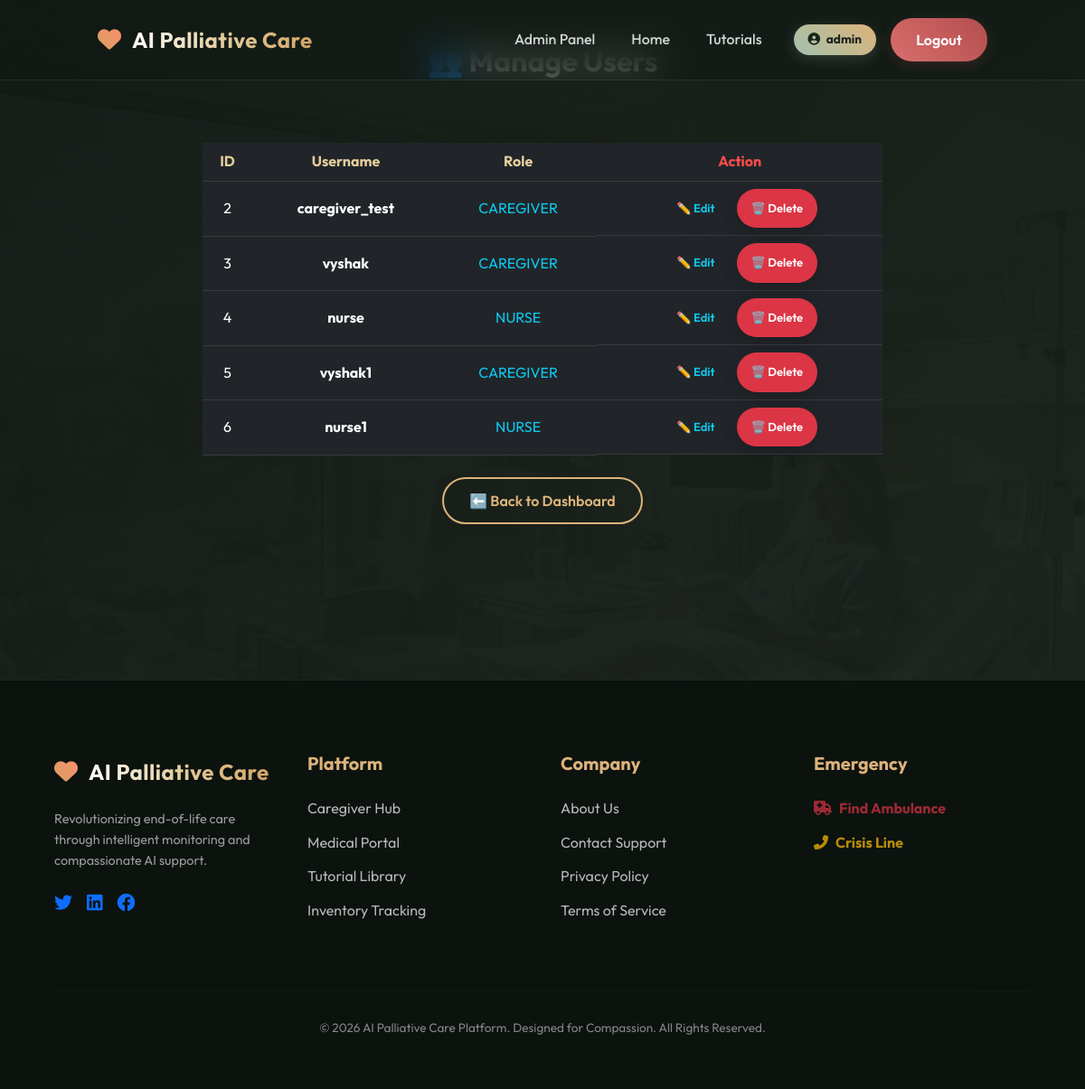
/manage_users (signed in), run on an earlier commit of the app's database.
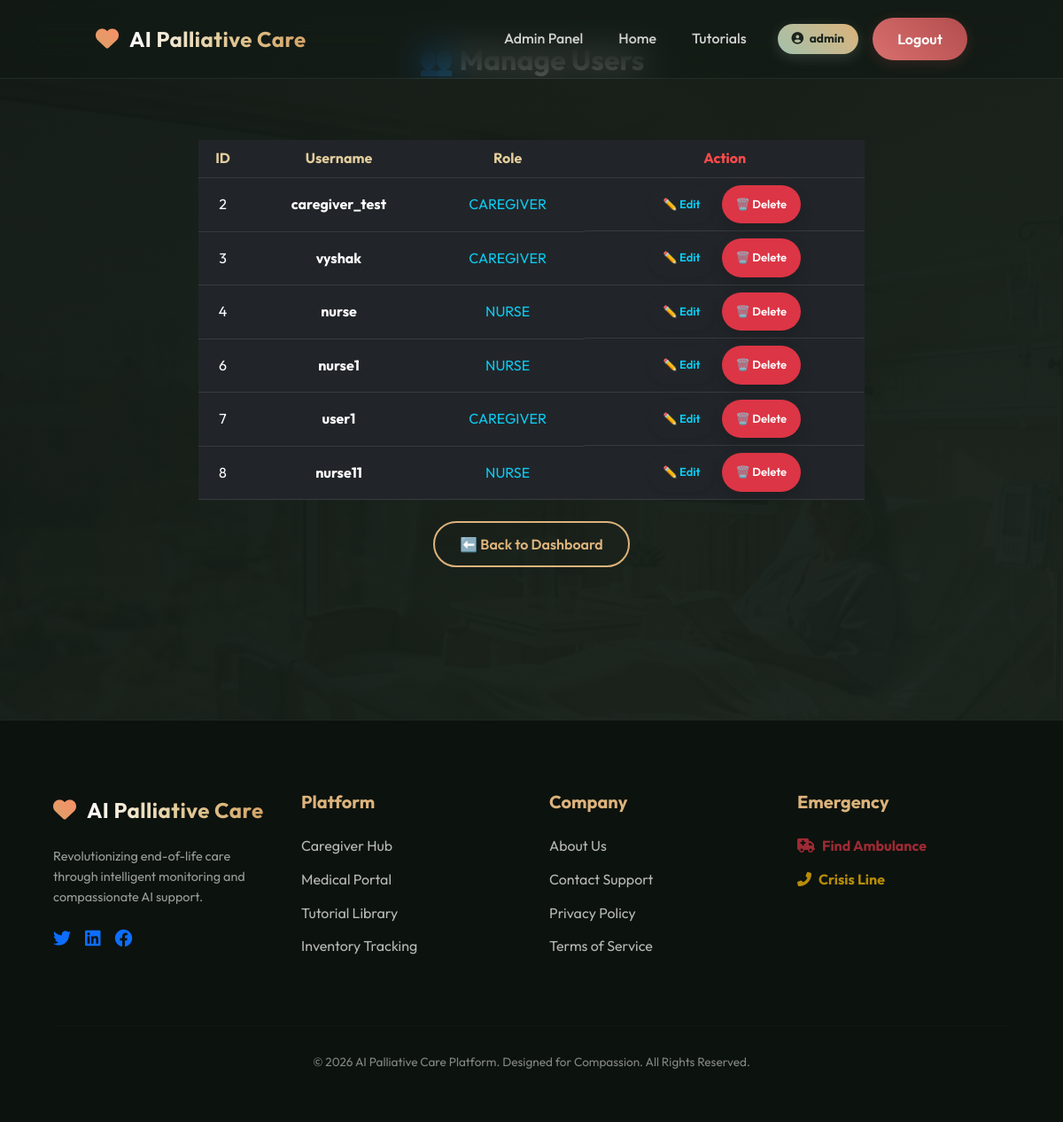
And on a later commit of the database.
### tables this page shows
CREATE TABLE users(
        id INTEGER PRIMARY KEY AUTOINCREMENT,
        username TEXT UNIQUE,
        password TEXT,
        role TEXT,
        status TEXT DEFAULT 'Available'
    );

### app.py (the view)
@app.route("/manage_users")
def manage_users():
    if session.get("role") != "admin":
        return redirect("/login")
    conn = get_db()
    users = conn.execute("SELECT id, username, role FROM users WHERE role != 'admin'").fetchall()
    return render_template("admin_manage_users.html", users=users)

### app.py (called while the page is built)
@app.after_request
def add_header(response):
    response.cache_control.no_store = True
    response.cache_control.no_cache = True
    response.cache_control.must_revalidate = True
    response.cache_control.max_age = 0
    return response

def get_db():
    if 'db' not in g:
        g.db = sqlite3.connect(DB, timeout=20)
        g.db.row_factory = sqlite3.Row
        g.db.execute("PRAGMA journal_mode=WAL")
    return g.db

### templates/admin_manage_users.html (shortened to what this page needs)
{% extends "base.html" %}
{% block content %}
<div class="container py-5">
    <h2 class="text-center fw-bold text-white mb-5">👥 Manage Users</h2>
    <div class="glass-card table-responsive p-4 mx-auto" style="max-width: 800px;">
        <table class="table table-dark table-hover text-center align-middle" style="background: transparent;">
            <thead>
                <tr>
                    <th scope="col" style="color: #e3cd9c;">ID</th>
                    <th scope="col" style="color: #e3cd9c;">Username</th>
                    <th scope="col" style="color: #e3cd9c;">Role</th>
                    <th scope="col" style="color: #ff4b4b;">Action</th>
                </tr>
            </thead>
            <tbody>
                {% for user in users %}
                <tr>
                    <td>{{ user.id }}</td>
                    <td class="fw-bold">{{ user.username }}</td>
                    <td class="text-uppercase text-info">{{ user.role }}</td>
                    <td class="d-flex justify-content-center gap-2">
                        <a href="/edit_user/{{ user.id }}" class="btn btn-sm btn-outline-info rounded-pill px-3 shadow-sm" style="font-size: 13px;">
                            ✏️ Edit
                        </a>
                        <a href="/delete_user/{{ user.id }}" class="btn btn-sm btn-danger rounded-pill px-3 shadow" style="font-size: 13px;" onclick="return confirm('⚠️ Are you sure you want to permanently delete user: {{ user.username }}?');">
                            🗑️ Delete
                        </a>
                    </td>
                </tr>
                {% else %}
                <tr>
                    <td colspan="4" class="py-4">No other users found.</td>
                </tr>
                {% endfor %}
            </tbody>
        </table>
        <div class="text-center mt-4">
            <a href="/admin_dashboard" class="btn btn-outline rounded-pill">⬅️ Back to Dashboard</a>
        </div>
    </div>
</div>
{% endblock %}

What changed in the data, as far as the page shows it:
removed users: id "5", username "vyshak1", role "CAREGIVER"
added users: id "7", username "user1", role "CAREGIVER"
added users: id "8", username "nurse11", role "NURSE"
